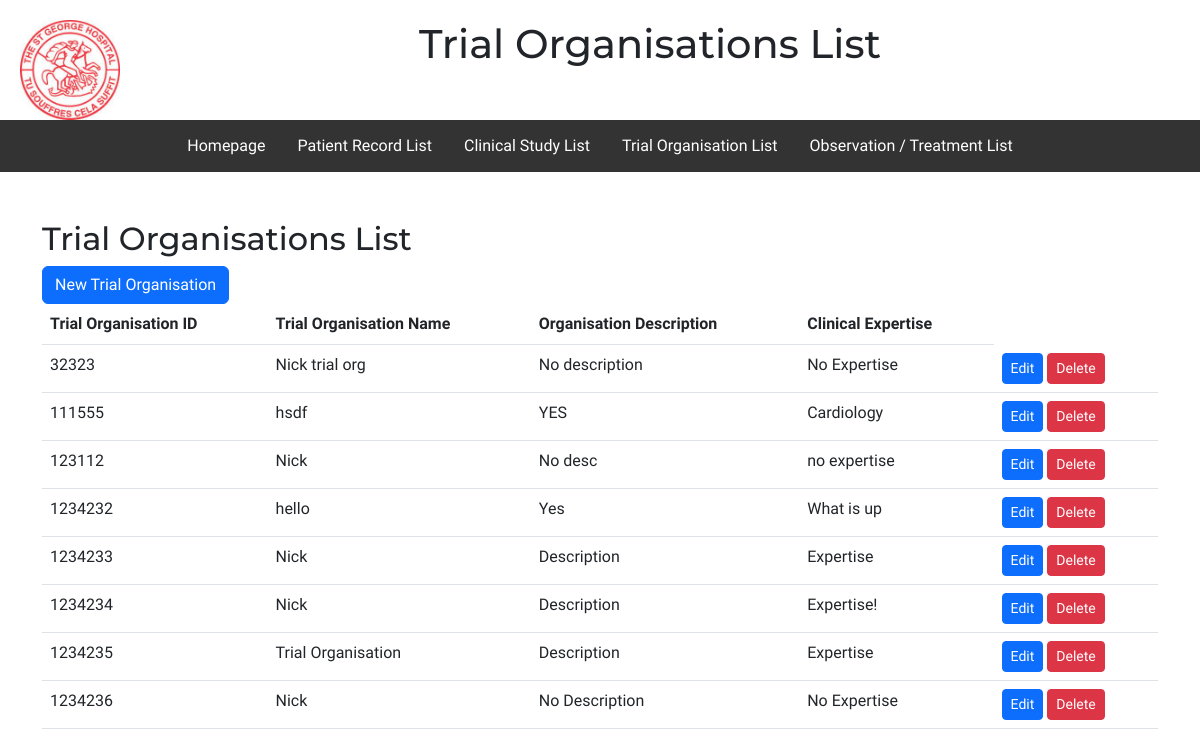
/trialOrganisationsFolder/trialOrganisationsList.php, run on the app's committed database.
### tables this page shows
CREATE TABLE `trialorg` (
  `trialOrgID` int(255) NOT NULL,
  `trialOrgName` varchar(255) NOT NULL,
  `trialOrgDesc` varchar(255) NOT NULL,
  `cExpertise` varchar(255) NOT NULL
);

### trialOrganisationsFolder/trialOrganisationslist.php (the view, shortened to what this page needs)
<!DOCTYPE html>
<html>
<head>
    <link rel="stylesheet" href="../style.css">
</head>
<body>
    <div class="header">
        <a href="../Homepage.html">
            <img src="../Images/Hospital Logo.jpg" alt="St George Logo"></a>
        <h1>Trial Organisations List</h1>
    </div>
    <br>
    <div class="topnav">
        <div id="topnav">
            <a href="../Homepage.html">Homepage</a>
            <a href="/clinicalTestingWebsite/patientRecordsFolder/patientRecordList.php">Patient Record List</a>
            <a href="/clinicalTestingWebsite/clinicalStudiesFolder/clinicalStudyList.php">Clinical Study List</a>
            <a href="/clinicalTestingWebsite/trialOrganisationsFolder/trialOrganisationsList.php">Trial
                Organisation List</a>
            <a href="/clinicalTestingWebsite/observationAndTreatmentRecordFolder/observationAndTreatmentList.php">Observation
                / Treatment List</a>
        </div>
    </div>
    <div class="container my-5">
        <h2> Trial Organisations List </h2>
        <a class="btn btn-primary" href="/clinicalTestingWebsite/trialOrganisationsFolder/createTrialOrganisation.php" role="button">New Trial Organisation </a>
        <br>
        <table class="table">
            <thead>
                <tr>
                    <th>Trial Organisation ID</th>
                    <th>Trial Organisation Name</th>
                    <th>Organisation Description</th>
                    <th>Clinical Expertise</th>
                </tr>
            </thead>
            <tbody>
                <?php
                $servername = "localhost";
                $username = "root";
                $password = "";
                $database = "clinicaltesting2";
                $connection = new mysqli($servername, $username, $password, $database);
                $sql = "SELECT * FROM trialorg";
                $result = $connection->query($sql);
                while($row = $result->fetch_assoc()) {
                    echo "
                    <tr>
                    <td>$row[trialOrgID]</td>
                    <td>$row[trialOrgName]</td>
                    <td>$row[trialOrgDesc]</td>
                    <td>$row[cExpertise]</td>
                    <td>
                        <a class='btn btn-primary btn-sm' href='/clinicalTestingWebsite/trialOrganisationsFolder/editTrialOrganisation.php?trialOrgID=$row[trialOrgID]'>Edit</a>
                        <a class='btn btn-danger btn-sm' href='/clinicalTestingWebsite/trialOrganisationsFolder/deleteTrialOrganisation.php?trialOrgID=$row[trialOrgID]'>Delete</a>
                    </td>
                    </tr>
                    ";
                }
                ?>
            </tbody>
        </table>
    </div>
</body>
</html>

### style.css (style rules this page uses)
body { background-color: white; box-sizing: border-box; margin: auto; font-family: 'PT Sans Caption', sans-serif; }
body h2 { font-family: 'Montserrat', sans-serif; }
.header { background-color: white; padding: 20px; text-align: center; vertical-align: middle; max-height: 100px; }
.header h1 { position: relative; vertical-align: middle; font-family: 'Montserrat', sans-serif; }
.header a { text-decoration: none; color: black; }
.header img { float: left; width: 100px; height: 100px; background-color: white; }
#topnav { display: flex; justify-content: center; align-items: center; }
.topnav { overflow: hidden; background-color: #333; text-align: center; margin-left: auto; margin-right: auto; vertical-align: middle; }
.topnav a { float: left; display: block; color: white; padding: 14px 16px; text-decoration: none; }

### data on the page
trialorg: trialOrgID "32323", trialOrgName "Nick trial org", trialOrgDesc "No description", cExpertise "No Expertise"
trialorg: trialOrgID "111555", trialOrgName "hsdf", trialOrgDesc "YES", cExpertise "Cardiology"
trialorg: trialOrgID "123112", trialOrgName "Nick", trialOrgDesc "No desc", cExpertise "no expertise"
trialorg: trialOrgID "1234232", trialOrgName "hello", trialOrgDesc "Yes", cExpertise "What is up"
trialorg: trialOrgID "1234233", trialOrgName "Nick", trialOrgDesc "Description", cExpertise "Expertise"
trialorg: trialOrgID "1234234", trialOrgName "Nick", trialOrgDesc "Description", cExpertise "Expertise!"
trialorg: trialOrgID "1234235", trialOrgName "Trial Organisation", trialOrgDesc "Description", cExpertise "Expertise"
trialorg: trialOrgID "1234236", trialOrgName "Nick", trialOrgDesc "No Description", cExpertise "No Expertise"
